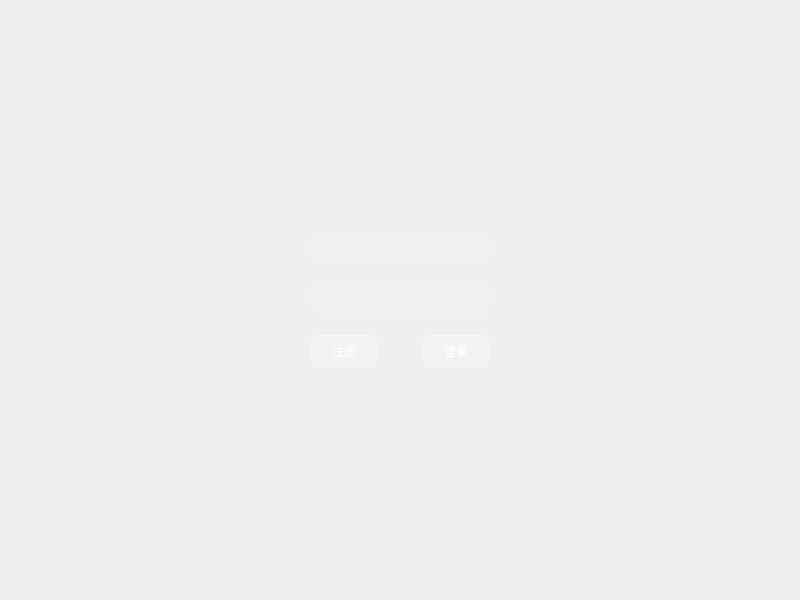
<?xml version="1.0" encoding="UTF-8"?>
<ui version="4.0">
 <class>loginRegsitDialog</class>
 <widget class="QDialog" name="loginRegsitDialog">
  <property name="geometry">
   <rect>
    <x>0</x>
    <y>0</y>
    <width>800</width>
    <height>600</height>
   </rect>
  </property>
  <property name="windowTitle">
   <string>loginRegsitDialog</string>
  </property>
  <property name="styleSheet">
   <string notr="true">#loginRegsitDialog{border-image: url(:/new/prefix1/11.png);}


</string>
  </property>
  <layout class="QGridLayout" name="gridLayout">
   <item row="0" column="1">
    <spacer name="verticalSpacer_3">
     <property name="orientation">
      <enum>Qt::Vertical</enum>
     </property>
     <property name="sizeHint" stdset="0">
      <size>
       <width>20</width>
       <height>187</height>
      </size>
     </property>
    </spacer>
   </item>
   <item row="1" column="0">
    <spacer name="horizontalSpacer_2">
     <property name="orientation">
      <enum>Qt::Horizontal</enum>
     </property>
     <property name="sizeHint" stdset="0">
      <size>
       <width>274</width>
       <height>20</height>
      </size>
     </property>
    </spacer>
   </item>
   <item row="1" column="1" colspan="2">
    <layout class="QVBoxLayout" name="verticalLayout">
     <item>
      <widget class="QLineEdit" name="lineEdit">
       <property name="styleSheet">
        <string notr="true">QLineEdit {
    background-color: rgba(255, 255, 255, 0.15);   /* 半透明白 */
    border: 1px solid rgba(255, 255, 255, 0.3);      /* 细边框 */
    border-radius: 8px;
    padding: 6px 12px;
    color: white;                                    /* 白色文字 */
    selection-background-color: rgba(100, 150, 255, 0.5);
}
QLineEdit::placeholder {
    color: rgba(255, 255, 255, 0.5);                /* 提示字浅灰 */
}
</string>
       </property>
       <property name="text">
        <string/>
       </property>
      </widget>
     </item>
     <item>
      <spacer name="verticalSpacer">
       <property name="orientation">
        <enum>Qt::Vertical</enum>
       </property>
       <property name="sizeType">
        <enum>QSizePolicy::Fixed</enum>
       </property>
       <property name="sizeHint" stdset="0">
        <size>
         <width>20</width>
         <height>15</height>
        </size>
       </property>
      </spacer>
     </item>
     <item>
      <widget class="QLineEdit" name="lineEdit_2">
       <property name="styleSheet">
        <string notr="true">QLineEdit {
    background-color: rgba(255, 255, 255, 0.15);   /* 半透明白 */
    border: 1px solid rgba(255, 255, 255, 0.3);      /* 细边框 */
    border-radius: 8px;
    padding: 6px 12px;
    color: white;                                    /* 白色文字 */
    selection-background-color: rgba(100, 150, 255, 0.5);
}
QLineEdit::placeholder {
    color: rgba(255, 255, 255, 0.5);                /* 提示字浅灰 */
}
</string>
       </property>
       <property name="text">
        <string/>
       </property>
       <property name="maxLength">
        <number>6</number>
       </property>
       <property name="echoMode">
        <enum>QLineEdit::Password</enum>
       </property>
      </widget>
     </item>
     <item>
      <spacer name="verticalSpacer_2">
       <property name="orientation">
        <enum>Qt::Vertical</enum>
       </property>
       <property name="sizeType">
        <enum>QSizePolicy::Fixed</enum>
       </property>
       <property name="sizeHint" stdset="0">
        <size>
         <width>20</width>
         <height>15</height>
        </size>
       </property>
      </spacer>
     </item>
     <item>
      <layout class="QHBoxLayout" name="horizontalLayout">
       <item>
        <widget class="QPushButton" name="pushButton">
         <property name="styleSheet">
          <string notr="true">QPushButton {
    background-color: rgba(255, 255, 255, 0.2);
    border: 1px solid rgba(255, 255, 255, 0.4);
    border-radius: 8px;
    color: white;
    padding: 6px 20px;
}
QPushButton:hover {
    background-color: rgba(255, 255, 255, 0.3);
}
</string>
         </property>
         <property name="text">
          <string>注册</string>
         </property>
        </widget>
       </item>
       <item>
        <spacer name="horizontalSpacer">
         <property name="orientation">
          <enum>Qt::Horizontal</enum>
         </property>
         <property name="sizeType">
          <enum>QSizePolicy::Fixed</enum>
         </property>
         <property name="sizeHint" stdset="0">
          <size>
           <width>40</width>
           <height>15</height>
          </size>
         </property>
        </spacer>
       </item>
       <item>
        <widget class="QPushButton" name="pushButton_2">
         <property name="styleSheet">
          <string notr="true">QPushButton {
    background-color: rgba(255, 255, 255, 0.2);
    border: 1px solid rgba(255, 255, 255, 0.4);
    border-radius: 8px;
    color: white;
    padding: 6px 20px;
}
QPushButton:hover {
    background-color: rgba(255, 255, 255, 0.3);
}
</string>
         </property>
         <property name="text">
          <string>登录</string>
         </property>
        </widget>
       </item>
      </layout>
     </item>
    </layout>
   </item>
   <item row="1" column="3">
    <spacer name="horizontalSpacer_3">
     <property name="orientation">
      <enum>Qt::Horizontal</enum>
     </property>
     <property name="sizeHint" stdset="0">
      <size>
       <width>274</width>
       <height>20</height>
      </size>
     </property>
    </spacer>
   </item>
   <item row="2" column="2">
    <spacer name="verticalSpacer_4">
     <property name="orientation">
      <enum>Qt::Vertical</enum>
     </property>
     <property name="sizeHint" stdset="0">
      <size>
       <width>20</width>
       <height>187</height>
      </size>
     </property>
    </spacer>
   </item>
  </layout>
 </widget>
 <resources/>
 <connections/>
</ui>
